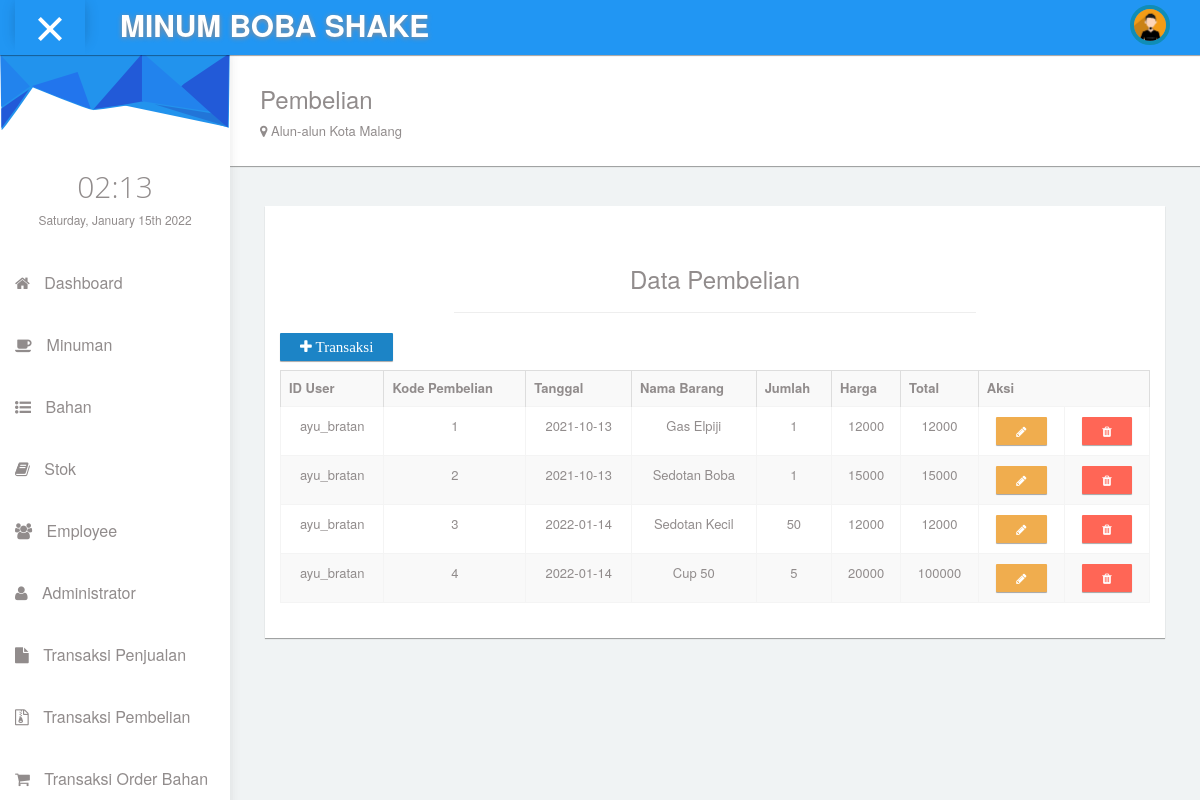
The page /adm_beli.php on the database its author committed.
### tables this page shows
CREATE TABLE `beli` (
  `id_user` varchar(20) NOT NULL,
  `kode_beli` int(11) NOT NULL,
  `tgl` date NOT NULL,
  `nama_barang` varchar(50) NOT NULL,
  `jumlah` int(11) NOT NULL,
  `harga` int(11) NOT NULL,
  `total` int(11) NOT NULL
);

### adm_beli.php (the view, shortened to what this page needs)
<!DOCTYPE html>
<html lang="en">
<head>
    <link rel="stylesheet" type="text/css" href="asset/css/bootstrap.min.css">
      <link rel="stylesheet" type="text/css" href="asset/css/plugins/font-awesome.min.css"/>
      <link rel="stylesheet" type="text/css" href="asset/css/plugins/simple-line-icons.css"/>
      <link rel="stylesheet" type="text/css" href="asset/css/plugins/animate.min.css"/>
      <link rel="stylesheet" type="text/css" href="asset/css/plugins/fullcalendar.min.css"/>
  <link href="asset/css/style.css" rel="stylesheet">
  </head>
 <body id="mimin" class="dashboard">
        <nav class="navbar navbar-default header navbar-fixed-top">
          <div class="col-md-12 nav-wrapper">
            <div class="navbar-header" style="width:100%;">
              <div class="opener-left-menu is-open">
                <span class="bottom"></span>
              </div>
                <a href="index.html" class="navbar-brand">
                 <b>MINUM BOBA SHAKE</b>
                </a>
              <ul class="nav navbar-nav navbar-right user-nav">
                <li class="user-name"><span><?php echo $_SESSION['nama_user'];?></span></li>
                  <li class="dropdown avatar-dropdown">
                   <img src="asset/img/avatar.jpg" class="img-circle avatar" alt="user name" data-toggle="dropdown" aria-haspopup="true" aria-expanded="true"/>
                </li>
                <li ><a href="#"></a></li>
              </ul>
            </div>
          </div>
        </nav>
      <div class="container-fluid mimin-wrapper">
             <div id="left-menu">
              <div class="sub-left-menu scroll">
                <ul class="nav nav-list">
                    <li><div class="left-bg"></div></li>
                    <li class="time">
                      <h1 class="animated fadeInLeft">21:00</h1>
                      <p class="animated fadeInRight">Sat,October 1st 2029</p>
                    </li>
                    <li><a href="adm_dash.php" class="tree-toggle nav-header"><span class="fa-home fa"></span> Dashboard</a></li>
                     <li><a href="adm_minum.php"><span class="fa-coffee fa"></span> Minuman</a></li>
                    <li><a href="adm_bahan.php"><span class="fa-list-ul fa"></span> Bahan</a></li>
                    <li><a href="adm_stok.php"><span class="fa-book fa"></span> Stok</a></li>
                    <li><a href="adm_user.php"><span class="fa-users fa"></span> Employee</a></li>
                    <li><a href="adm_adm.php"><span class="fa-user fa"></span> Administrator</a></li>
                    <li><a href="adm_jual.php"><span class="fa-file fa"></span> Transaksi Penjualan</a></li>
                    <li><a href="adm_beli.php"><span class="fa-file-archive-o fa"></span> Transaksi Pembelian</a></li>
                    <li><a href="adm_orderan.php"><span class="fa-shopping-cart fa"></span> Transaksi Order Bahan</a></li>
                  </ul>
                </div>
            </div>
            <div id="content">
                <div class="panel">
                  <div class="panel-body">
                      <div class="col-md-6 col-sm-12">
                        <h3 class="animated fadeInLeft">Pembelian</h3>
                        <p class="animated fadeInDown"><span class="fa  fa-map-marker"></span> Alun-alun Kota Malang</p>
                    </div>
                  </div>
                </div>
                <div class="col-md-12" style="padding:20px;">
                    <div class="col-md-12 padding-0">
                        <div class="col-md-12 padding-0">
                            <div class="col-md-12 padding-0">
                                <div class="col-md-12">
                                    <div class="panel box-v1">
                                      <div class="panel-body text-center">
                                        <h3>Data Pembelian</h3>
                                        <hr/>
                                        <a href="adm_c_beli.php" class="btn btn-primary btn-sm left"><span class="fa fa-plus" style="font-size: 15px;">  Transaksi</span></a>
                                        <br><br>
                                        <table class="table table-bordered table-striped">
                                          <tr>
                                            <th>ID User</th>
                                            <th>Kode Pembelian</th>
                                            <th>Tanggal</th>
                                            <th>Nama Barang</th>
                                            <th>Jumlah</th>
                                            <th>Harga</th>
                                            <th>Total</th>
                                            <th colspan="2">Aksi</th>
                                          </tr>
                                          <?php
                                            include 'koneksi.php';
                                            $data = mysqli_query($konek, "SELECT * from beli order by kode_beli asc");
                                            while ($d = mysqli_fetch_array($data)) {
                                          ?>
                                            <tr>
                                              <td><?php echo $d['id_user']; ?></td>
                                              <td><?php echo $d['kode_beli']; ?></td>
                                              <td><?php echo $d['tgl']; ?></td>
                                              <td><?php echo $d['nama_barang']; ?></td>
                                              <td><?php echo $d['jumlah']; ?></td>
                                              <td><?php echo $d['harga']; ?></td>
                                              <td><?php echo $d['total']; ?></td>
                                              <td>
                                              <center><a href="adm_ub_beli.php?kode_beli=<?php echo $d['kode_beli']; ?>" class="btn btn-warning btn-sm"><span class="fa fa-pencil"></span></a></center>
                                              </td>
                                              <td>
                                              <center><a href="adm_h_beli.php?kode_beli=<?php echo $d['kode_beli']; ?>" onclick="return confirm('Apakah anda yakin?')" class="btn btn-danger btn-sm"><span class="fa fa-trash"></span></a></center>
                                              </td>
                                            </tr>
                                            <?php
                                            }
                                            ?><!--
                                        </table>
                                      </div>
                                    </div>
                                </div>
                            </div>
                        </div>
                    </div>
              </div>
      </div>
  </body>
</html>

### rows shown on the page
beli: id_user "ayu_bratan", kode_beli "1", tgl "2021-10-13", nama_barang "Gas Elpiji", jumlah "1", harga "12000", total "12000"
beli: id_user "ayu_bratan", kode_beli "2", tgl "2021-10-13", nama_barang "Sedotan Boba", jumlah "1", harga "15000", total "15000"
beli: id_user "ayu_bratan", kode_beli "3", tgl "2022-01-14", nama_barang "Sedotan Kecil", jumlah "50", harga "12000", total "12000"
beli: id_user "ayu_bratan", kode_beli "4", tgl "2022-01-14", nama_barang "Cup 50", jumlah "5", harga "20000", total "100000"
